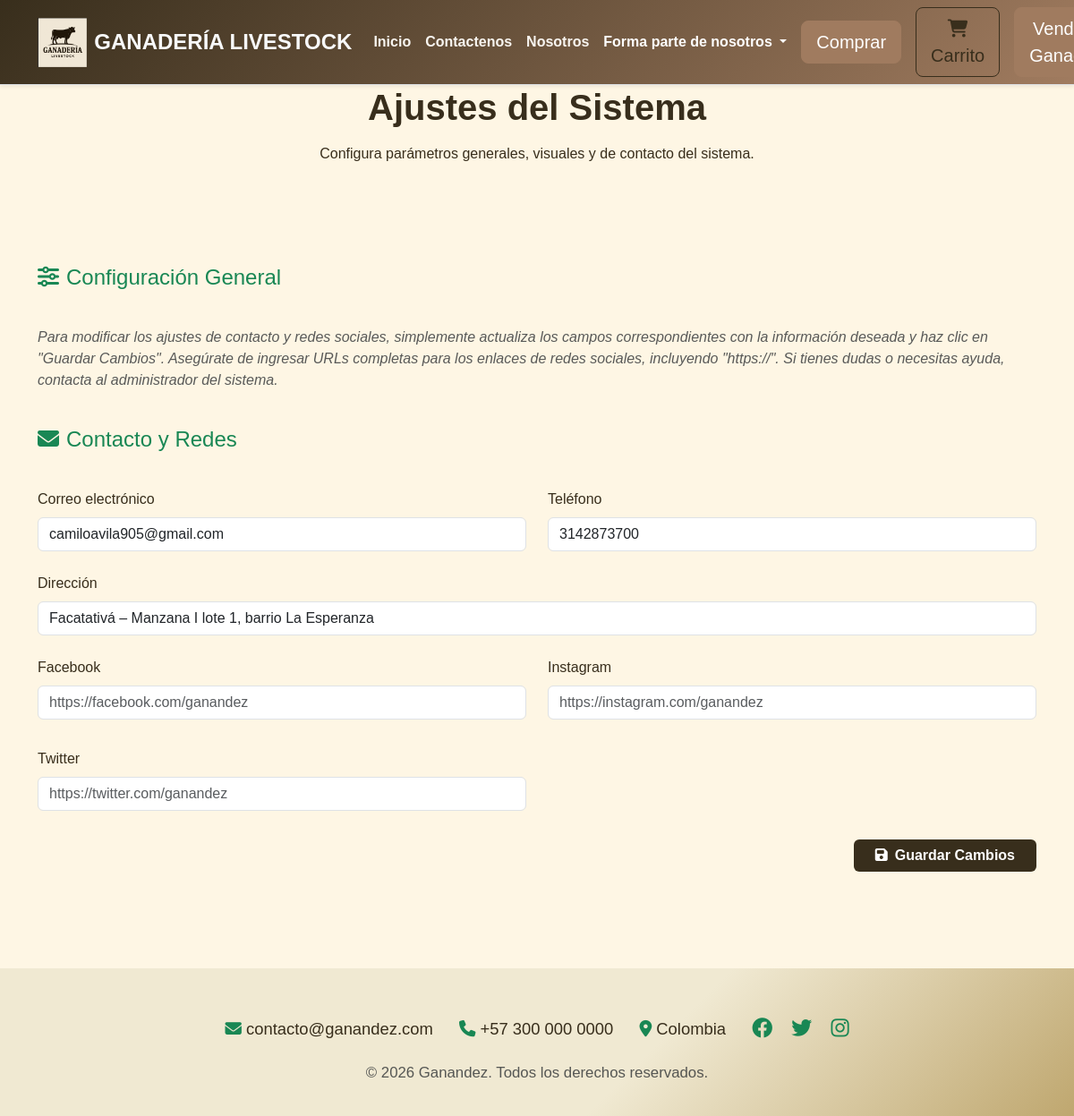
Before: /vistas/admin-ajustes.php with the older database file.
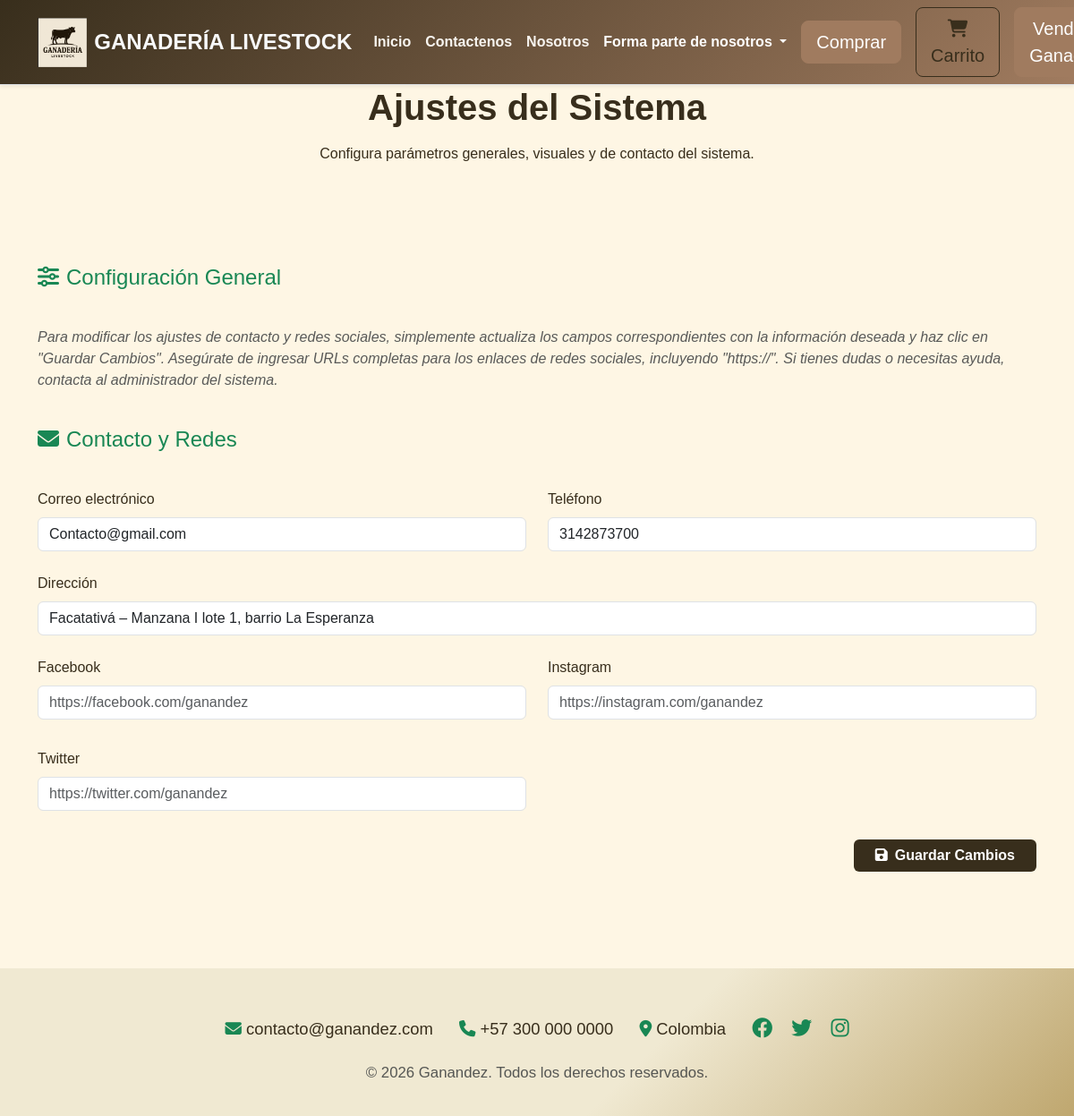
After: the same page with the newer database file.
### tables this page shows
CREATE TABLE ajustes (
    id INT AUTO_INCREMENT PRIMARY KEY,
    clave VARCHAR(50) NOT NULL UNIQUE,
    valor TEXT NOT NULL
);

### app/ControlSesion.inc.php (called while the page is built, shortened)
<?php
class ControlSesion {
    public static function sesion_iniciada() {
        if (isset($_SESSION['id_usuario']) && isset($_SESSION['nombre_usuario']) && isset($_SESSION['rol_usuario'])) {
            return true;
        } else {
            return false;
        }
    }
}
?>

### app/Conexion.inc.php (called while the page is built, shortened)
<?php
class Conexion {
    private static $conexion;
    public static function abrir_conexion() {
        if (!isset(self::$conexion)){
            try {
                self::$conexion = new PDO('mysql:host='.NOMBRE_SERVIDOR.'; dbname='.NOMBRE_DB, NOMBRE_USUARIO, PASSWORD);
                self::$conexion->setAttribute(PDO::ATTR_ERRMODE, PDO::ERRMODE_EXCEPTION);
                self::$conexion->exec("SET NAMES 'utf8'");
            } catch (PDOException $ex) {
                print "ERROR: ". $ex->getMessage() . "<br>";
                die();
            }
        }
    }
    public static function cerrar_conexion(){
        if (isset(self::$conexion)){
            self::$conexion = null;
        }
    }
    public static function obtener_conexion() {
        return self::$conexion;
    }
}
?>

### app/RepositorioAjustes.inc.php (called while the page is built, shortened)
<?php
include_once 'Conexion.inc.php';
class RepositorioAjustes {
    public static function obtener_valor($clave, $conexion) {
        $sql = "SELECT valor FROM ajustes WHERE clave = :clave LIMIT 1";
        $sentencia = $conexion->prepare($sql);
        $sentencia->bindParam(':clave', $clave, PDO::PARAM_STR);
        $sentencia->execute();
        $resultado = $sentencia->fetch();
        return $resultado ? $resultado['valor'] : '';
    }
}

### vistas/admin-ajustes.php (the view, shortened to what this page needs)
<?php
include_once 'app/ControlSesion.inc.php';
include_once 'app/Conexion.inc.php';
include_once 'app/RepositorioAjustes.inc.php';
$email_contacto     = RepositorioAjustes::obtener_valor('email_contacto', Conexion::obtener_conexion());
$telefono_contacto  = RepositorioAjustes::obtener_valor('telefono_contacto', Conexion::obtener_conexion());
$direccion_contacto = RepositorioAjustes::obtener_valor('direccion_contacto', Conexion::obtener_conexion());
$facebook           = RepositorioAjustes::obtener_valor('facebook', Conexion::obtener_conexion());
$instagram          = RepositorioAjustes::obtener_valor('instagram', Conexion::obtener_conexion());
$twitter            = RepositorioAjustes::obtener_valor('twitter', Conexion::obtener_conexion());
include_once 'plantillas/documento-apertura.inc.php';
include_once 'plantillas/navbar.inc.php';
?>
<br><br>
<section class="bienvenida-section py-5">
    <div class="container text-center">
        <h1 class="main-title animate-fade-in mb-3">Ajustes del Sistema</h1>
        <p class="main-subtitle">Configura parámetros generales, visuales y de contacto del sistema.</p>
    </div>
</section>
<div class="container py-5">
    <div class="admin-panel">
        <form method="POST" class="row g-4">
            <h4 class="mb-3 text-success"><i class="fas fa-sliders-h me-2"></i>Configuración General</h4>
            <div class="col-12">
                <p class="text-muted fst-italic">
                    Para modificar los ajustes de contacto y redes sociales, simplemente actualiza los campos correspondientes con la información deseada y haz clic en "Guardar Cambios". Asegúrate de ingresar URLs completas para los enlaces de redes sociales, incluyendo "https://". Si tienes dudas o necesitas ayuda, contacta al administrador del sistema.
                </p>
            </div>
            <h4 class="mt-4 mb-3 text-success"><i class="fas fa-envelope me-2"></i>Contacto y Redes</h4>
            <div class="col-md-6">
                <label class="form-label">Correo electrónico</label>
                <input type="email" class="form-control" name="email_contacto" value="<?= htmlspecialchars($email_contacto) ?>" placeholder="admin@ganandez.com">
            </div>
            <div class="col-md-6">
                <label class="form-label">Teléfono</label>
                <input type="text" class="form-control" name="telefono_contacto" value="<?= htmlspecialchars($telefono_contacto) ?>" placeholder="+573142873700">
            </div>
            <div class="col-md-12">
                <label class="form-label">Dirección</label>
                <input type="text" class="form-control" name="direccion_contacto" value="<?= htmlspecialchars($direccion_contacto) ?>" placeholder="Calle 123, Ciudad, País">
            </div>
            <div class="col-md-6">
                <label class="form-label">Facebook</label>
                <input type="url" class="form-control" name="facebook" id="facebook" value="<?= htmlspecialchars($facebook) ?>" placeholder="https://facebook.com/ganandez">
            </div>
            <div class="col-md-6">
                <label class="form-label">Instagram</label>
                <input type="url" class="form-control" name="instagram" id="instagram" value="<?= htmlspecialchars($instagram) ?>" placeholder="https://instagram.com/ganandez">
            </div>
            <div class="col-md-6">
                <label class="form-label">Twitter</label>
                <input type="url" class="form-control" name="twitter" id="twitter" value="<?= htmlspecialchars($twitter) ?>" placeholder="https://twitter.com/ganandez">
            </div>
            <div class="col-12 text-end mt-4">
                <button type="submit" class="btn btn-success px-4">
                    <i class="fas fa-save me-2"></i>Guardar Cambios
                </button>
            </div>
        </form>
    </div>
</div>
<?php include_once 'plantillas/documento-cierre.inc.php'; ?>

### plantillas/documento-apertura.inc.php (shortened to what this page needs)
<!doctype html>
<html lang="en">
<head>
    <link href="https://cdn.jsdelivr.net/npm/bootstrap@5.3.0/dist/css/bootstrap.min.css" rel="stylesheet">
    <link href="https://cdn.jsdelivr.net/npm/select2@4.1.0-rc.0/dist/css/select2.min.css" rel="stylesheet" />
    <link rel="stylesheet" href="https://unpkg.com/leaflet/dist/leaflet.css" />
    <link rel="stylesheet" href="https://cdn.jsdelivr.net/npm/bootstrap-icons@1.10.5/font/bootstrap-icons.css">
    <link href="https://cdn.jsdelivr.net/npm/bootstrap-icons/font/bootstrap-icons.css" rel="stylesheet">
    <link href="https://cdnjs.cloudflare.com/ajax/libs/font-awesome/6.4.0/css/all.min.css" rel="stylesheet">
    <link rel="stylesheet" href="<?php echo RUTA_CSS . 'Styles.css'; ?>">
</head>

### plantillas/navbar.inc.php (shortened to what this page needs)
<?php
include_once __DIR__ . '/../app/ControlSesion.inc.php';
include_once 'documento-apertura.inc.php';
?>
<nav class="navbar navbar-expand-lg navbar-light bg-white border-bottom fixed-top shadow-sm">
    <div class="container">
        <a class="navbar-brand d-flex align-items-center gap-2 text-light fw-bold" href="<?php echo SERVIDOR; ?>">
            <img src="<?php echo SERVIDOR . '/img/Logo-ganandez.jpg'; ?>" alt="Ganandez" height="60" class="d-inline-block align-text-top">
            <span class="fs-4">GANADERÍA LIVESTOCK</span>
        </a>
        <div class="collapse navbar-collapse" id="navbarGanaderos">
            <ul class="navbar-nav ms-auto mb-2 mb-lg-0">
                <li class="nav-item"><a class="nav-link" href="<?php echo SERVIDOR; ?>">Inicio</a></li>
                <li class="nav-item"><a class="nav-link" href="<?php echo RUTA_CONTACTENOS; ?>">Contactenos</a></li>
                <li class="nav-item"><a class="nav-link" href="<?php echo RUTA_NOSOTROS; ?>">Nosotros</a></li>
                <?php if (!ControlSesion::sesion_iniciada()) { ?>
                    <li class="nav-item dropdown">
                        <a class="nav-link dropdown-toggle" href="#" id="navbarSesion" role="button" data-bs-toggle="dropdown" aria-expanded="false">
                            Forma parte de nosotros
                        </a>
                    </li>
                <?php } ?>
            </ul>
            <a href="<?php echo RUTA_COMPRA; ?>" class="nav-item btn btn-danger btn-lg mx-2">Comprar</a>
            <a href="<?php echo SERVIDOR . '/vistas/carrito.php'; ?>" class="nav-item btn btn-outline-success btn-lg mx-2 position-relative">
                <i class="fas fa-shopping-cart"></i>
                <span class="d-none d-lg-inline">Carrito</span>
            </a>
            <?php if (ControlSesion::sesion_iniciada()) : ?>
                <?php if (ControlSesion::usuario_activo()) : ?>
                    <a href="<?php echo RUTA_VENTA; ?>" class="nav-item btn btn-danger btn-lg mx-2">Vender Ganado</a>
                    <a href="<?php echo RUTA_VENTA_CABALLO; ?>" class="nav-item btn btn-danger btn-lg mx-2">Vender Caballos</a>
                <?php else : ?>
                    <a href="#" class="nav-item btn btn-secondary btn-lg mx-2 disabled" title="Tu cuenta está inactiva">Vender Ganado</a>
                    <a href="#" class="nav-item btn btn-secondary btn-lg mx-2 disabled" title="Tu cuenta está inactiva">Vender Caballos</a>
                    <script>
                        document.addEventListener('DOMContentLoaded', function() {
                            alert("Tu cuenta está inactiva. Por favor contacta con soporte para habilitarla.");
                        });
                    </script>
                <?php endif; ?>
            <?php else : ?>
                <a href="<?php echo RUTA_LOGIN; ?>" class="nav-item btn btn-danger btn-lg mx-2">Vender Ganado</a>
            <?php endif; ?>
        </div>
    </div>
</nav>

### plantillas/documento-cierre.inc.php (shortened to what this page needs)
<?php
include_once __DIR__ . '/../app/Conexion.inc.php';
?>
<footer style="background: linear-gradient(135deg, #f0e9d2 60%, #bfa76f 100%); padding: 48px 0 36px 0; margin-top: 60px;">
    <div class="container">
        <div class="text-center small" style="font-size: 1.15rem; line-height: 2.2;">
            <span class="me-4 d-inline-block">
                <i class="fas fa-envelope text-success"></i> contacto@ganandez.com
            </span>
            <span class="me-4 d-inline-block">
                <i class="fas fa-phone text-success"></i> +57 300 000 0000
            </span>
            <span class="me-4 d-inline-block">
                <i class="fas fa-map-marker-alt text-success"></i> Colombia
            </span>
            <span class="me-3 d-inline-block">
                <a href="#" class="text-success" target="_blank" rel="noopener">
                    <i class="fab fa-facebook fa-lg"></i>
                </a>
            </span>
            <span class="me-3 d-inline-block">
                <a href="#" class="text-success" target="_blank" rel="noopener">
                    <i class="fab fa-twitter fa-lg"></i>
                </a>
            </span>
            <span class="d-inline-block">
                <a href="#" class="text-success" target="_blank" rel="noopener">
                    <i class="fab fa-instagram fa-lg"></i>
                </a>
            </span>
        </div>
        <div class="text-center text-muted mt-3" style="font-size: 1.05rem;">
            &copy; <?= date('Y') ?> Ganandez. Todos los derechos reservados.
        </div>
    </div>
</footer>
</body>
</html>

### css/Styles.css (style rules this page uses)
:root { --marron-oscuro: #382e1c; --marron-hover: #59422c; --dorado-suave: #a07b5f; --beige-claro: #fef6e4; --gris-texto: #555; --blanco: #ffffff; --fuente-primaria: "Poppins", sans-serif; --fuente-secundaria: "Georgia", serif; }
h1, h2, h3, .main-title { font-weight: 700; color: var(--marron-oscuro); }
.mx-2 { margin: 0 10px; }
.navbar { background: linear-gradient(135deg, var(--marron-oscuro), var(--dorado-suave)); box-shadow: 0 4px 10px rgba(0, 0, 0, 0.1); }
.navbar-brand img { max-height: 55px; }
.navbar-nav .nav-link { color: #f8f5f0; font-weight: 600; padding: 0.5rem 1rem; }
.navbar .dropdown-toggle { font-weight: 600; color: var(--blanco) !important; }
.btn-success { background-color: var(--marron-oscuro); border: none; font-weight: 600; }
.btn-outline-success { border-color: var(--marron-oscuro); color: var(--marron-oscuro); }
.btn-danger { background-color: var(--dorado-suave); border-color: var(--dorado-suave); color: var(--blanco); }

Changed rows visible on the page:
changed ajustes: email_contacto "camiloavila905@gmail.com" → "Contacto@gmail.com"
